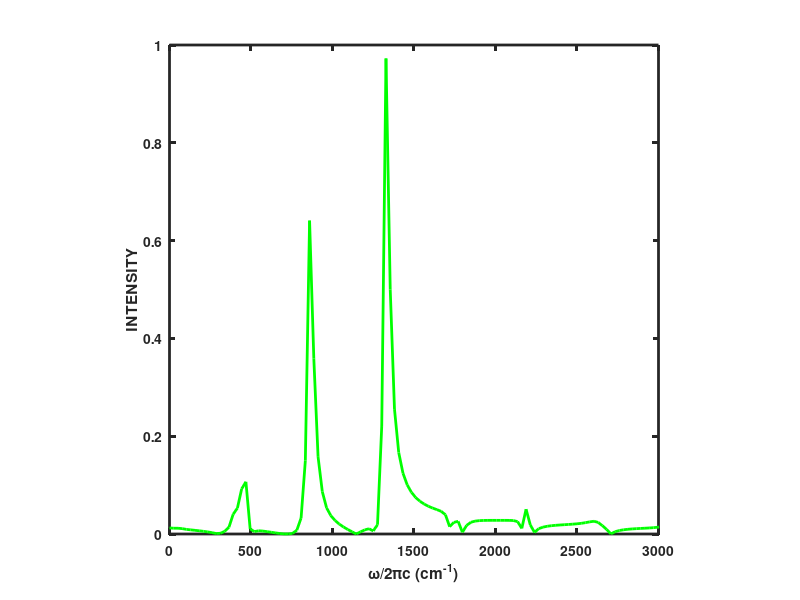
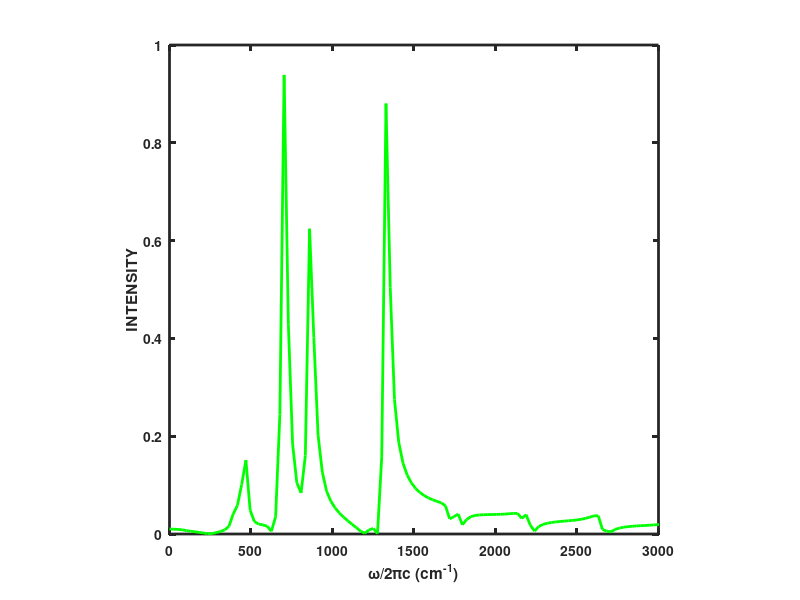

Here is the MATLAB script that generated these plots, in order:
% Load data from mat file
clear all
load FSRSFull
Cascade=1i*FSRS_Full_OffRes_Cascade+1*FSRS_Full_Res_Cascade;
Direct=-FSRS_Full_OffRes_Direct;
Full_Spec=Cascade+Direct;
dw=1/FSRS_Full_nt;c=3e-5;

    maxs=max(max(max(abs(real(Full_Spec(:,:,1))))),...
        max(max(abs(real(Direct(:,:,1))))));
    w=(-1/2:dw:(1/2-dw))/FSRS_Full_dts/c;w=w-w(1);
    t=0:FSRS_Full_dts:(FSRS_Full_nt-1)*FSRS_Full_dts;
%     figure;contour(t,w,abs(real(FSRS_Full_Res_Cascade(:,:,1)))/maxs,50);
%     xlabel('\tau (fs)');
%     ylabel('\omega/2\pic (cm^{-1})');
%     colormap jet;colorbar('Location','northoutside','fontsize',10);
%     set(gca,'linewidth',2,'fontsize',10,'fontweight','bold');
%     axis square;
%     figure;contour(t,w,abs(real(1i*FSRS_Full_OffRes_Cascade(:,:,1)))/maxs,50);
%     xlabel('\tau (fs)');
%     ylabel('\omega/2\pic (cm^{-1})');
%     colormap jet;colorbar('Location','northoutside','fontsize',10);
%     set(gca,'linewidth',2,'fontsize',10,'fontweight','bold');
%     axis square;
%     figure;contour(t,w,abs(real(Cascade(:,:,1)))/maxs,50);
%     xlabel('\tau (fs)');
%     ylabel('\omega/2\pic (cm^{-1})');
%     colormap jet;colorbar('Location','northoutside','fontsize',10);
%     set(gca,'linewidth',2,'fontsize',10,'fontweight','bold');
%     axis square;
    
%     figure;contour(t,w,abs(real(Direct(:,:,1)))/maxs,50);
%     xlabel('\tau (fs)');
%     ylabel('\omega/2\pic (cm^{-1})');
%     colormap jet;colorbar('Location','northoutside','fontsize',10);
%     set(gca,'linewidth',2,'fontsize',10,'fontweight','bold');axis square;
% 
%     figure;contour(t,w,abs(real(Full_Spec(:,:,1)))/maxs,50);
%     xlabel('\tau (fs)');
%     ylabel('\omega/2\pic (cm^{-1})');
%     colormap jet;colorbar('Location','northoutside','fontsize',10);
%     set(gca,'linewidth',2,'fontsize',10,'fontweight','bold');axis square;

    figure;plot(w,abs(real(Direct(:,end,1)))/maxs,'g-','Linewidth',2);
    xlabel('\omega/2\pic (cm^{-1})');xlim([0 3000]);ylabel('INTENSITY');
    set(gca,'linewidth',2,'fontsize',10,'fontweight','bold');axis square;

    figure;plot(w,abs(real(Full_Spec(:,end,1)))/maxs,'g-','Linewidth',2);
    xlabel('\omega/2\pic (cm^{-1})');xlim([0 3000]);ylabel('INTENSITY');
    set(gca,'linewidth',2,'fontsize',10,'fontweight','bold');axis square;
